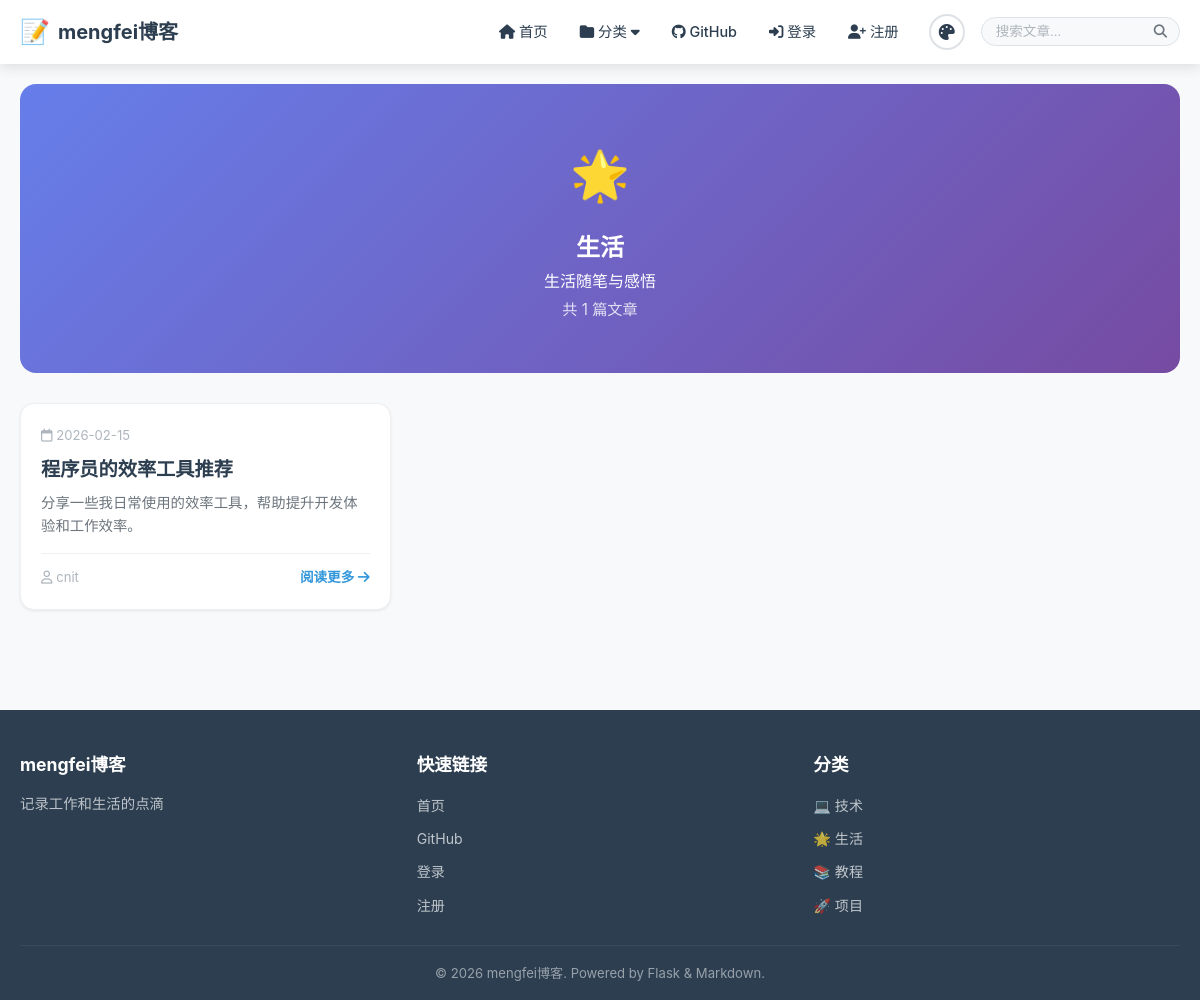
Screenshot of /category/life with the database file from the repository.
### models/__init__.py (models this page shows, shortened)
class Category(db.Model):
    __tablename__ = 'categories'
    id = db.Column(db.Integer, primary_key=True)
    name = db.Column(db.String(50), unique=True, nullable=False)
    slug = db.Column(db.String(50), unique=True, nullable=False)
    description = db.Column(db.Text, default='')
    color = db.Column(db.String(7), default='#3498db')
    icon = db.Column(db.String(50), default='📁')
    order = db.Column(db.Integer, default=0)
    created_at = db.Column(db.DateTime, default=datetime.utcnow)

class Post(db.Model):
    __tablename__ = 'posts'
    id = db.Column(db.Integer, primary_key=True)
    title = db.Column(db.String(200), nullable=False)
    slug = db.Column(db.String(200), unique=True, nullable=False)
    content = db.Column(db.Text, nullable=False)
    summary = db.Column(db.Text, default='')
    cover_image = db.Column(db.String(256), default='')
    is_published = db.Column(db.Boolean, default=True)
    is_from_file = db.Column(db.Boolean, default=False)
    file_path = db.Column(db.String(500), default='')
    view_count = db.Column(db.Integer, default=0)
    created_at = db.Column(db.DateTime, default=datetime.utcnow, index=True)
    updated_at = db.Column(db.DateTime, default=datetime.utcnow, onupdate=datetime.utcnow)
    author_id = db.Column(db.Integer, db.ForeignKey('users.id'))
    categories = db.relationship('Category', secondary=post_categories,
                                  backref=db.backref('posts', lazy='dynamic'))

class User(UserMixin, db.Model):
    __tablename__ = 'users'
    id = db.Column(db.Integer, primary_key=True)
    username = db.Column(db.String(80), unique=True, nullable=False, index=True)
    email = db.Column(db.String(120), unique=True, nullable=False, index=True)
    password_hash = db.Column(db.String(256), nullable=False)
    avatar = db.Column(db.String(256), default='')
    bio = db.Column(db.Text, default='')
    is_admin = db.Column(db.Boolean, default=False)
    theme = db.Column(db.String(20), default='light')
    created_at = db.Column(db.DateTime, default=datetime.utcnow)
    posts = db.relationship('Post', backref='author', lazy='dynamic')

### app.py (the view)
    @app.route('/category/<slug>')
    def view_category(slug):
        category = Category.query.filter_by(slug=slug).first_or_404()
        page = request.args.get('page', 1, type=int)
        pagination = Post.query.filter(
            Post.is_published == True,
            Post.categories.any(Category.id == category.id)
        ).order_by(Post.created_at.desc()).paginate(
            page=page, per_page=app.config['POSTS_PER_PAGE'], error_out=False
        )
        return render_template('category.html',
                             category=category,
                             posts=pagination.items,
                             pagination=pagination)

### templates/category.html (shortened to what this page needs)
{% extends "base.html" %}
{% block content %}
<div class="container">
    <section class="category-header" style="--cat-color: {{ category.color }}">
        <span class="category-icon-large">{{ category.icon }}</span>
        <h1>{{ category.name }}</h1>
        {% if category.description %}
        <p>{{ category.description }}</p>
        {% endif %}
        <span class="category-count">共 {{ pagination.total }} 篇文章</span>
    </section>
    <section class="posts-grid">
        {% if posts %}
            {% for post in posts %}
            <article class="post-card">
                <div class="post-card-body">
                    <div class="post-card-meta">
                        <span class="post-date">
                            <i class="far fa-calendar"></i>
                            {{ post.created_at.strftime('%Y-%m-%d') }}
                        </span>
                    </div>
                    <h2 class="post-card-title">
                        <a href="{{ url_for('view_post', slug=post.slug) }}">{{ post.title }}</a>
                    </h2>
                    <p class="post-card-summary">{{ post.summary }}</p>
                    <div class="post-card-footer">
                        <span class="post-author">
                            <i class="far fa-user"></i>
                            {{ post.author.username if post.author else '佚名' }}
                        </span>
                        <a href="{{ url_for('view_post', slug=post.slug) }}" class="read-more">
                            阅读更多 <i class="fas fa-arrow-right"></i>
                        </a>
                    </div>
                </div>
            </article>
            {% endfor %}
        {% else %}
            <div class="empty-state">
                <i class="fas fa-folder-open fa-3x"></i>
                <h3>该分类下暂无文章</h3>
            </div>
        {% endif %}
    </section>
</div>
{% endblock %}

### templates/base.html (shortened to what this page needs)
<!DOCTYPE html>
<html lang="zh-CN" data-theme="{{ current_theme }}">
<head>
    <link rel="stylesheet" href="{{ url_for('static', filename='css/style.css') }}">
    <link rel="stylesheet" href="{{ url_for('static', filename='css/markdown.css') }}">
    <link rel="stylesheet" href="https://cdnjs.cloudflare.com/ajax/libs/font-awesome/6.5.0/css/all.min.css">
</head>
<body>
    <nav class="navbar">
        <div class="container nav-container">
            <a href="{{ url_for('index') }}" class="nav-brand">
                <span class="brand-icon">📝</span>
                <span class="brand-text">{{ blog_title }}</span>
            </a>
            <div class="nav-menu" id="navMenu">
                <div class="nav-links">
                    <a href="{{ url_for('index') }}" class="nav-link {% if request.endpoint == 'index' %}active{% endif %}">
                        <i class="fas fa-home"></i> 首页
                    </a>
                    <div class="nav-dropdown">
                        <a href="#" class="nav-link dropdown-toggle">
                            <i class="fas fa-folder"></i> 分类 <i class="fas fa-caret-down"></i>
                        </a>
                    </div>
                    <a href="{{ url_for('github_page') }}" class="nav-link {% if request.endpoint == 'github_page' %}active{% endif %}">
                        <i class="fab fa-github"></i> GitHub
                    </a>
                    {% if current_user.is_authenticated %}
                        {% if current_user.is_admin %}
                        <a href="{{ url_for('admin_dashboard') }}" class="nav-link">
                            <i class="fas fa-cog"></i> 管理
                        </a>
                        {% endif %}
                        <a href="{{ url_for('profile') }}" class="nav-link">
                            <i class="fas fa-user"></i> {{ current_user.username }}
                        </a>
                        <a href="{{ url_for('logout') }}" class="nav-link">
                            <i class="fas fa-sign-out-alt"></i> 退出
                        </a>
                    {% else %}
                        <a href="{{ url_for('login') }}" class="nav-link">
                            <i class="fas fa-sign-in-alt"></i> 登录
                        </a>
                        <a href="{{ url_for('register') }}" class="nav-link">
                            <i class="fas fa-user-plus"></i> 注册
                        </a>
                    {% endif %}
                </div>
                <div class="theme-switcher">
                    <button class="theme-btn" id="themeToggle" title="切换主题">
                        <i class="fas fa-palette"></i>
                    </button>
                </div>
                <form class="search-form" action="{{ url_for('index') }}" method="get">
                    <div class="search-input-wrapper">
                        <input type="text" name="q" placeholder="搜索文章..."
                               value="{{ request.args.get('q', '') }}" class="search-input">
                        <button type="submit" class="search-btn">
                            <i class="fas fa-search"></i>
                        </button>
                    </div>
                </form>
            </div>
        </div>
    </nav>
    <main class="main-content">
        {% block content %}{% endblock %}
    </main>
    <footer class="footer">
        <div class="container">
            <div class="footer-content">
                <div class="footer-section">
                    <h3>{{ blog_title }}</h3>
                    <p>{{ blog_subtitle }}</p>
                </div>
                <div class="footer-section">
                    <h3>快速链接</h3>
                    <ul>
                        <li><a href="{{ url_for('index') }}">首页</a></li>
                        <li><a href="{{ url_for('github_page') }}">GitHub</a></li>
                        {% if not current_user.is_authenticated %}
                        <li><a href="{{ url_for('login') }}">登录</a></li>
                        <li><a href="{{ url_for('register') }}">注册</a></li>
                        {% endif %}
                    </ul>
                </div>
                <div class="footer-section">
                    <h3>分类</h3>
                    <ul>
                        {% for cat in all_categories[:5] %}
                        <li><a href="{{ url_for('view_category', slug=cat.slug) }}">{{ cat.icon }} {{ cat.name }}</a></li>
                        {% endfor %}
                    </ul>
                </div>
            </div>
            <div class="footer-bottom">
                <p>&copy; {{ current_year }} {{ blog_title }}. Powered by Flask & Markdown.</p>
            </div>
        </div>
    </footer>
</body>
</html>

### rows the page displays
Category: icon "🌟", name "生活", description "生活随笔与感悟"
Post: created_at "2026-02-15", title "程序员的效率工具推荐", summary "分享一些我日常使用的效率工具，帮助提升开发体验和工作效率。", author "cnit"
Category: icon "💻", name "技术"
Category: icon "📚", name "教程"
Category: icon "🚀", name "项目"

### other values shown
{{ blog_title }} "mengfei博客"
{{ pagination.total }} "1"
{{ blog_subtitle }} "记录工作和生活的点滴"
